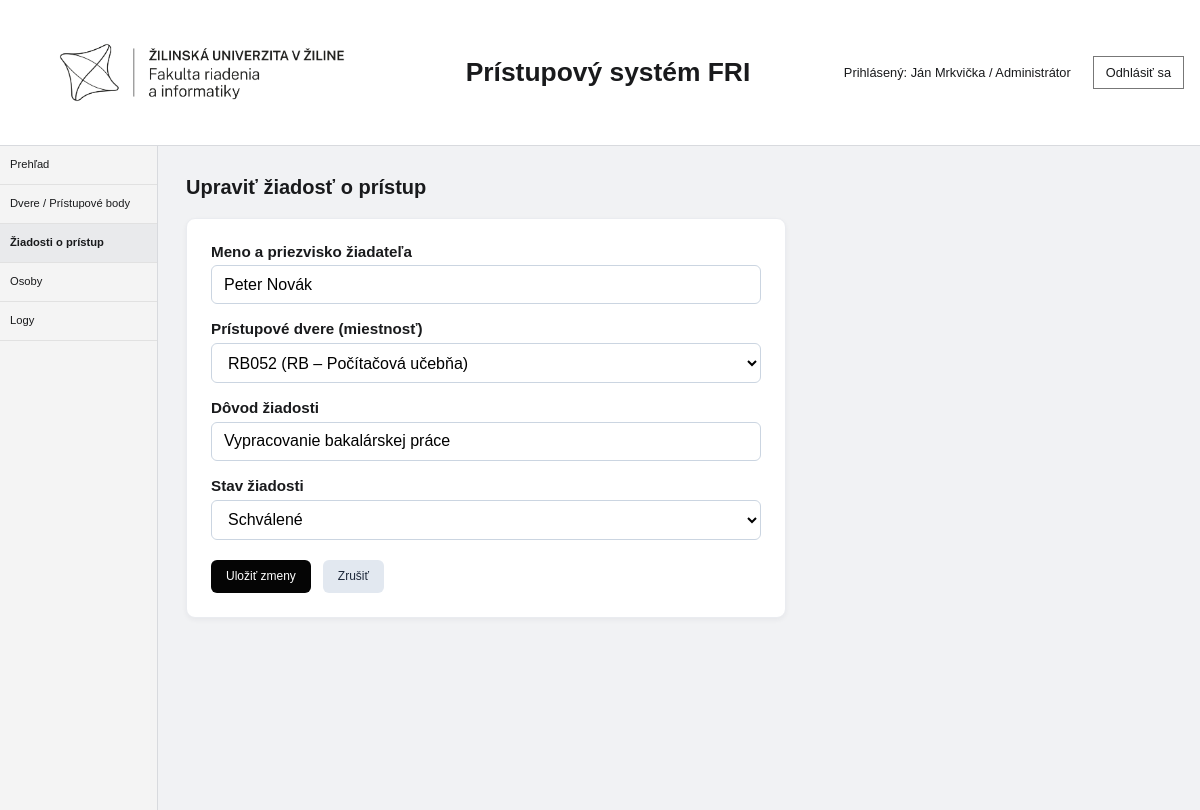
Page /?c=accessrequest&a=edit&id=1 on the committed database.
### tables this page shows
CREATE TABLE `access_requests` (
                                   `id` INT NOT NULL AUTO_INCREMENT,
                                   `applicant_name` VARCHAR(100) NOT NULL,
                                   `door_id` INT NOT NULL,
                                   `reason` VARCHAR(255) NOT NULL,
                                   `status` VARCHAR(30) NOT NULL DEFAULT 'Čaká na schválenie',
                                   PRIMARY KEY (`id`),
                                   CONSTRAINT `fk_access_requests_doors`
                                       FOREIGN KEY (`door_id`) REFERENCES `doors` (`id`)
                                           ON DELETE CASCADE
                                           ON UPDATE CASCADE
);

CREATE TABLE `doors` (
                         `id` INT NOT NULL AUTO_INCREMENT,
                         `name` VARCHAR(50) NOT NULL,
                         `building` VARCHAR(50) NOT NULL,
                         `description` VARCHAR(255) NOT NULL,
                         PRIMARY KEY (`id`)
);

### Framework/Http/Responses/Response.php (called while the page is built, shortened)
<?php
abstract class Response
{
    public function send(): void
    {
        $this->generate();
    }
}

### public/index.php (called while the page is built, shortened)
<?php
require __DIR__ . '/../Framework/ClassLoader.php';
try {
    $app = new App();
    $app->run();
} catch (Exception $e) {
    die('An error occurred: ' . $e->getMessage());
}

### Framework/ClassLoader.php (called while the page is built, shortened)
<?php
class ClassLoader
{
    public static function Boot(): void
    {
        spl_autoload_register(function ($class_name) {
            $file = self::getClassFile($class_name);
        });
    }
    public static function getClassFile(string $className): string
    {
        $baseDir = realpath(dirname(__DIR__));
        $relativePath = str_replace('\\', DIRECTORY_SEPARATOR, ltrim($className, '\\')) . '.php';
        return $baseDir . DIRECTORY_SEPARATOR . $relativePath;
    }
}

### Framework/Http/Request.php (called while the page is built, shortened)
<?php
class Request
{
    private array $get;
    private array $post;
    public function __construct()
    {
        $this->get = $_GET;
        $this->post = $_POST;
    }
    public function get(?string $key = null): mixed
    {
        return $key === null ? $this->get : ($this->get[$key] ?? null);
    }
    public function post(?string $key = null): mixed
    {
        return $key === null ? $this->post : ($this->post[$key] ?? null);
    }
    public function value(string $key): mixed
    {
        return $this->post($key) ?? $this->get($key);
    }
}

### App/Controllers/AccessRequestController.php (called while the page is built, shortened)
<?php
class AccessRequestController extends BaseController
{
    public function edit(Request $request): Response
    {
        $id = (int)$request->value('id');
        $accessRequest = AccessRequest::getOne($id);
        return $this->html([
            'accessRequest' => $accessRequest,
            'doors' => Door::getAll(),
            'errors' => []
        ], 'form');
    }
}

### Framework/Core/Model.php (called while the page is built, shortened)
<?php
abstract class Model implements \JsonSerializable
{
    protected static array $columnsMap = [];
    private static array $dbColumns = [];
    private static IDbConvention $dbConventions;
    protected static function getTableName(): string
    {
        return self::getConventions()->getTableName(get_called_class());
    }
    protected static function getPkColumnName(): string
    {
        return self::getConventions()->getPkColumnName(get_called_class());
    }
    protected static function getColumnsMap(): array
    {
        return static::$columnsMap ?? [];
    }
    public static function getAll(
        ?string $whereClause = null,
        array   $whereParams = [],
        ?string $orderBy = null,
        ?int    $limit = null,
        ?int    $offset = null
    ): array
    {
        try {
            $sql = "SELECT " . static::getDBColumnNamesList() . " FROM `" . static::getTableName() . "`";
            $stmt = Connection::getInstance()->prepare($sql);
            $stmt->execute($whereParams);
            $models = $stmt->fetchAll(PDO::FETCH_CLASS | PDO::FETCH_PROPS_LATE, static::class);
            return $models;
        } catch (PDOException $exception) {
            throw new Exception('Query failed: ' . $exception->getMessage(), 0, $exception);
        }
    }
    public static function getOne(mixed $id): ?static
    {
        try {
            $sql = "SELECT " . static::getDBColumnNamesList() . " FROM `" . static::getTableName() . "` WHERE `" .
                static::getPkColumnName() . "`=?";
            $stmt = Connection::getInstance()->prepare($sql);
            $stmt->setFetchMode(PDO::FETCH_CLASS | PDO::FETCH_PROPS_LATE, static::class);
            $stmt->execute([$id]);
            $model = $stmt->fetch() ?: null;
            if ($model !== null) {
                $model->_dbId = $model->getIdValue();
                $model->_resultSet = new ResultSet([$model]);
            }
            return $model;
        } catch (PDOException $exception) {
            throw new Exception('Query failed: ' . $exception->getMessage(), 0, $exception);
        }
    }
    private static function getDbColumns(): array
    {
        try {
            $sql = "DESCRIBE " . static::getTableName();
            $stmt = Connection::getInstance()->prepare($sql);
            $stmt->execute([]);
            self::$dbColumns[static::class] = array_column($stmt->fetchAll(), 'Field');
            return self::$dbColumns[static::class];
        } catch (PDOException $exception) {
            throw new Exception('Query failed: ' . $exception->getMessage(), 0, $exception);
        }
    }
    private function getIdValue(): mixed
    {
        $pk = static::getPkColumnName();
        $prop = static::toPropertyName($pk);
        return isset($this->{$prop}) ? $this->{$prop} : null;
    }
    private static function getModelProperties(): array
    {
        $reflection = new \ReflectionClass(static::class);
        $properties = [];
        foreach ($reflection->getProperties() as $property) {
            $propertyName = $property->getName();
            if ($property->isStatic()) {
                continue;
            }
            $properties[$propertyName] = true;
        }
        return $properties;
    }
    private static function getDBColumnNamesList(): string
    {
        $dbColumns = [];
        foreach (static::getDbColumns() as $columnName) {
            $propertyName = static::toPropertyName($columnName);
            if ($propertyName != $columnName) {
                $dbColumns[] = "`$columnName` AS {$propertyName}";
            } else {
                $dbColumns[] = $columnName;
            }
        }
        return implode(', ', $dbColumns);
    }
    private static function toPropertyName(string $columnName): string
    {
        $customMapping = static::getColumnsMap();
        if (isset($customMapping[$columnName])) {
            return $customMapping[$columnName];
        } else {
            return static::getConventions()->toPropertyName($columnName);
        }
    }
    private static function getConventions(): IDbConvention
    {
        if (!isset(static::$dbConventions)) {
            static::$dbConventions = new (Configuration::DB_CONVENTIONS_CLASS)();
        }
        return static::$dbConventions;
    }
}

### App/Models/AccessRequest.php (called while the page is built, shortened)
<?php
class AccessRequest extends Model
{
    protected ?int $id = null;
    protected ?string $applicant_name = null;
    protected ?int $door_id = null;
    protected ?string $reason = null;
    protected ?string $status = 'Čaká na schválenie';
    protected static function getTableName(): string
    {
        return 'access_requests';
    }
    public function getId(): ?int
    {
        return $this->id;
    }
    public function getApplicantName(): ?string
    {
        return $this->applicant_name;
    }
    public function getDoorId(): ?int
    {
        return $this->door_id;
    }
    public function getReason(): ?string
    {
        return $this->reason;
    }
    public function getStatus(): ?string
    {
        return $this->status;
    }
}

### Framework/DB/Connection.php (called while the page is built, shortened)
<?php
class Connection
{
    private static ?Connection $instance = null;
    private PDO $db;
    public function __construct(PDO $db)
    {
        $this->db = $db;
    }
    public static function getInstance(): Connection
    {
        try {
            if (self::$instance == null) {
                $db = new PDO(
                    'mysql:dbname=' . Configuration::DB_NAME . ';host=' . Configuration::DB_HOST,
                    Configuration::DB_USER,
                    Configuration::DB_PASS
                );
                $db->setAttribute(PDO::ATTR_ERRMODE, PDO::ERRMODE_EXCEPTION);
                $db->setAttribute(PDO::ATTR_EMULATE_PREPARES, true);
                self::$instance = new self($db);
            }
            return self::$instance;
        } catch (PDOException $e) {
            throw new Exception('Connection failed: ' . $e->getMessage());
        }
    }
    public function prepare(string $sql): DebugStatement
    {
        try {
            return new DebugStatement($this->db->prepare($sql));
        } catch (PDOException $e) {
            throw new Exception('Prepare failed: ' . $e->getMessage());
        }
    }
}

### Framework/DB/DebugStatement.php (called while the page is built, shortened)
<?php
class DebugStatement
{
    private PDOStatementAlias $stmt;
    public function __construct($stmt)
    {
        $this->stmt = $stmt;
    }
    public function execute(?array $params = null): bool
    {
        $result = $this->stmt->execute($params);
        $this->stmt->debugDumpParams();
        return $result;
    }
    public function __call(string $name, array $arguments): mixed
    {
        return $this->stmt->{$name}(...$arguments);
    }
}

### Framework/DB/DefaultConventions.php (called while the page is built, shortened)
<?php
class DefaultConventions implements IDbConvention
{
    public function getTableName(string $className): string
    {
        $arr = explode("\\", $className);
        return Inflect::pluralize(strtolower(end($arr)));
    }
    public function getPkColumnName(string $className): string
    {
        return 'id';
    }
    public function toPropertyName(string $columnName): string
    {
        return $columnName;
    }
}

### Framework/Support/LinkGenerator.php (called while the page is built, shortened)
<?php
class LinkGenerator
{
    private Request $request;
    public function __construct(Request $request, Router $router)
    {
        $this->request = $request;
    }
    public function url(
        string|array $destination,
        array $parameters = [],
        bool $absolute = false,
        bool $appendParameters = false
    ): string {
        list($controller, $action) = explode(".", $destination);
        $args = $appendParameters ? $this->request->get() : [];
        $args = ["c" => lcfirst($controller), "a" => $action != "index" ? $action : null] + $parameters + $args;
        $basePath = $absolute ? $this->request->getBaseUrl() : "";
        return $basePath . "?" . http_build_query($args);
    }
}

### Framework/Support/Inflect.php (called while the page is built, shortened)
<?php
class Inflect
{
    public static $plural = array(
        '/(quiz)$/i' => "$1zes",
        '/^(ox)$/i' => "$1en",
        '/([m|l])ouse$/i' => "$1ice",
        '/(matr|vert|ind)ix|ex$/i' => "$1ices",
        '/(x|ch|ss|sh)$/i' => "$1es",
        '/([^aeiouy]|qu)y$/i' => "$1ies",
        '/(hive)$/i' => "$1s",
        '/(?:([^f])fe|([lr])f)$/i' => "$1$2ves",
        '/(shea|lea|loa|thie)f$/i' => "$1ves",
        '/sis$/i' => "ses",
        '/([ti])um$/i' => "$1a",
        '/(tomat|potat|ech|her|vet)o$/i' => "$1oes",
        '/(bu)s$/i' => "$1ses",
        '/(alias)$/i' => "$1es",
        '/(octop)us$/i' => "$1i",
        '/(ax|test)is$/i' => "$1es",
        '/(us)$/i' => "$1es",
        '/s$/i' => "s",
        '/$/' => "s"
    );
    public static $irregular = array(
        'move' => 'moves',
        'foot' => 'feet',
        'goose' => 'geese',
        'sex' => 'sexes',
        'child' => 'children',
        'man' => 'men',
        'tooth' => 'teeth',
        'person' => 'people',
        'valve' => 'valves'
    );
    public static function pluralize($string)
    {
        foreach (self::$irregular as $pattern => $result) {
            $pattern = '/' . $pattern . '$/i';
        }
        foreach (self::$plural as $pattern => $result) {
            if (preg_match($pattern, $string)) {
                return preg_replace($pattern, $result, $string);
            }
        }
        return $string;
    }
}

### App/Models/Door.php (called while the page is built, shortened)
<?php
class Door extends Model
{
    protected ?int $id = null;
    protected ?string $name = null;
    public function getId(): ?int
    {
        return $this->id;
    }
    public function getName(): ?string
    {
        return $this->name;
    }
}

### App/Views/AccessRequest/form.view.php (the view, shortened to what this page needs)
<?php
$isEdit = $accessRequest->getId() !== null;
$statuses = ['Čaká na schválenie', 'Schválené', 'Zamietnuté'];
?>
<h1><?= $isEdit ? 'Upraviť žiadosť o prístup' : 'Nová žiadosť o prístup' ?></h1>
<section class="table-card form-card" aria-label="Formulár žiadosti o prístup">
    <form method="post" action="<?= $link->url('accessrequest.save') ?>">
        <div class="form-group">
            <label for="applicant-name">Meno a priezvisko žiadateľa</label>
            <input
                type="text"
                id="applicant-name"
                name="applicant_name"
                required
                maxlength="100"
                placeholder="napr. Bc. Peter Novák"
                value="<?= htmlspecialchars((string)$accessRequest->getApplicantName()) ?>"
            >
        </div>
        <div class="form-group">
            <label for="door-id">Prístupové dvere (miestnosť)</label>
            <select id="door-id" name="door_id" required>
                <?php foreach ($doors as $door) { ?>
                    <option
                        value="<?= (int)$door->getId() ?>"
                        <?= $accessRequest->getDoorId() === $door->getId() ? 'selected' : '' ?>
                    >
                        <?= htmlspecialchars((string)$door->getName()) ?>
                        (<?= htmlspecialchars((string)$door->getBuilding()) ?> –
                    </option>
                <?php } ?>
            </select>
        </div>
        <div class="form-group">
            <label for="request-reason">Dôvod žiadosti</label>
            <input
                type="text"
                id="request-reason"
                name="reason"
                required
                maxlength="255"
                placeholder="napr. Vypracovanie bakalárskej práce"
                value="<?= htmlspecialchars((string)$accessRequest->getReason()) ?>"
            >
        </div>
        <div class="form-group">
            <label for="request-status">Stav žiadosti</label>
            <select id="request-status" name="status" required>
                <?php foreach ($statuses as $statusOption) { ?>
                    <option
                        value="<?= htmlspecialchars($statusOption) ?>"
                        <?= $accessRequest->getStatus() === $statusOption ? 'selected' : '' ?>
                    >
                        <?= htmlspecialchars($statusOption) ?>
                    </option>
                <?php } ?>
            </select>
        </div>
        <div class="form-actions">
            <button type="submit" class="button button-primary">
                <?= $isEdit ? 'Uložiť zmeny' : 'Odoslať žiadosť' ?>
            </button>
            <a class="button button-secondary" href="<?= $link->url('accessrequest.index') ?>">Zrušiť</a>
        </div>
    </form>
</section>

### rows in the picture
access_requests: applicant_name "Peter Novák", door_id "RB052 (RB – Počítačová učebňa)", reason "Vypracovanie bakalárskej práce", status "Schválené"
